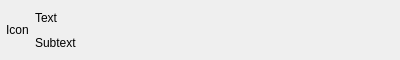
<?xml version="1.0" encoding="UTF-8"?>
<ui version="4.0">
 <class>ListItemWidget</class>
 <widget class="QWidget" name="ListItemWidget">
  <property name="geometry">
   <rect>
    <x>0</x>
    <y>0</y>
    <width>400</width>
    <height>60</height>
   </rect>
  </property>
  <property name="sizePolicy">
   <sizepolicy hsizetype="Preferred" vsizetype="Maximum">
    <horstretch>0</horstretch>
    <verstretch>0</verstretch>
   </sizepolicy>
  </property>
  <property name="windowTitle">
   <string>Form</string>
  </property>
  <layout class="QHBoxLayout" name="horizontalLayout">
   <property name="margin">
    <number>6</number>
   </property>
   <item>
    <widget class="QLabel" name="iconLabel">
     <property name="sizePolicy">
      <sizepolicy hsizetype="Maximum" vsizetype="Preferred">
       <horstretch>0</horstretch>
       <verstretch>0</verstretch>
      </sizepolicy>
     </property>
     <property name="text">
      <string>Icon</string>
     </property>
    </widget>
   </item>
   <item>
    <layout class="QVBoxLayout" name="verticalLayout">
     <property name="spacing">
      <number>2</number>
     </property>
     <item>
      <widget class="QLabel" name="textLabel">
       <property name="text">
        <string>Text</string>
       </property>
      </widget>
     </item>
     <item>
      <widget class="QLabel" name="subtextLabel">
       <property name="text">
        <string>Subtext</string>
       </property>
      </widget>
     </item>
    </layout>
   </item>
   <item>
    <spacer name="horizontalSpacer">
     <property name="orientation">
      <enum>Qt::Horizontal</enum>
     </property>
     <property name="sizeHint" stdset="0">
      <size>
       <width>307</width>
       <height>20</height>
      </size>
     </property>
    </spacer>
   </item>
  </layout>
 </widget>
 <resources/>
 <connections/>
</ui>
